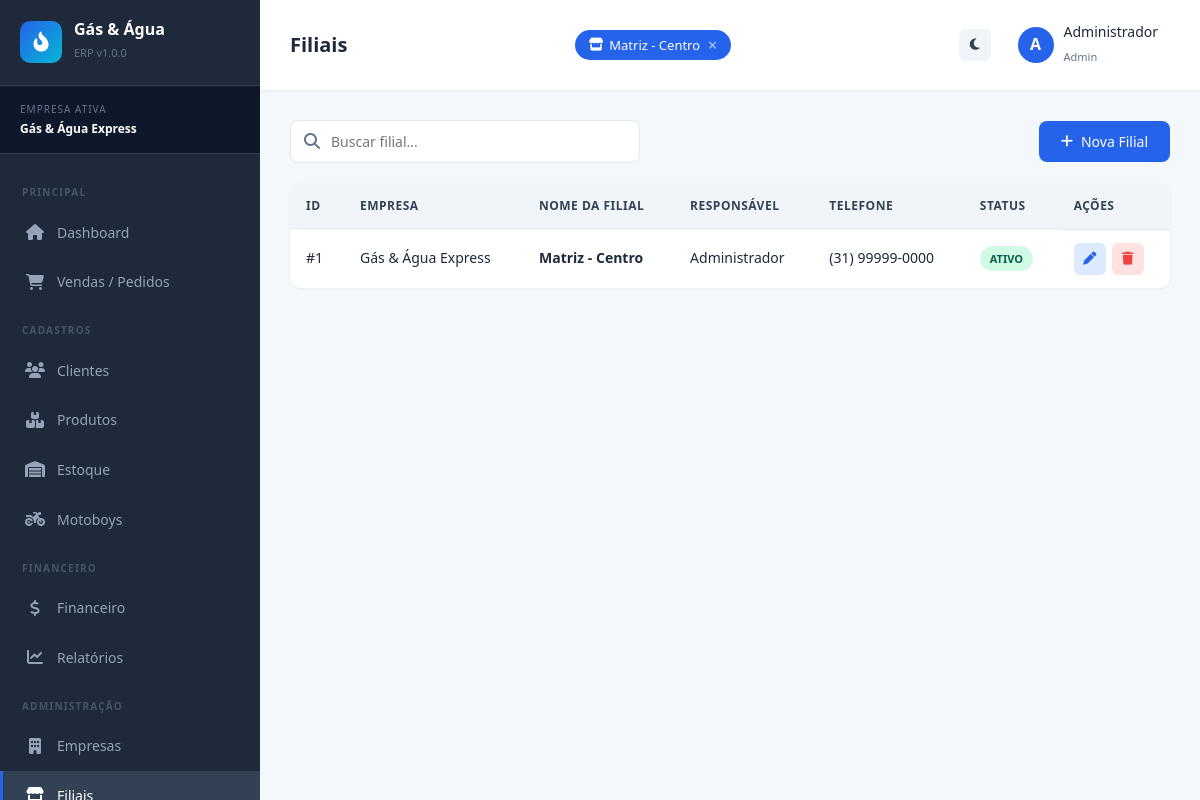
Screenshot of /pages/filiais.php (signed in) with the database file from the repository.
### tables this page shows
CREATE TABLE IF NOT EXISTS empresas (
    id INT AUTO_INCREMENT PRIMARY KEY,
    nome VARCHAR(150) NOT NULL,
    cnpj VARCHAR(20) UNIQUE NOT NULL,
    endereco VARCHAR(255),
    telefone VARCHAR(20),
    email VARCHAR(100),
    logo VARCHAR(255) DEFAULT 'default-logo.png',
    cor_primaria VARCHAR(7) DEFAULT '#2563eb',
    status ENUM('ativo','inativo') DEFAULT 'ativo',
    criado_em TIMESTAMP DEFAULT CURRENT_TIMESTAMP
);

CREATE TABLE IF NOT EXISTS filiais (
    id INT AUTO_INCREMENT PRIMARY KEY,
    empresa_id INT NOT NULL,
    nome VARCHAR(150) NOT NULL,
    endereco VARCHAR(255),
    telefone VARCHAR(20),
    responsavel VARCHAR(150),
    status ENUM('ativo','inativo') DEFAULT 'ativo',
    criado_em TIMESTAMP DEFAULT CURRENT_TIMESTAMP,
    FOREIGN KEY (empresa_id) REFERENCES empresas(id) ON DELETE CASCADE
);

### pages/filiais.php (the view, shortened to what this page needs)
<?php
$titulo_pagina = "Filiais";
$menu_ativo = "filiais";
require_once '../includes/header.php';
$filiais = $conn->query("SELECT f.*, e.nome as empresa_nome FROM filiais f JOIN empresas e ON e.id = f.empresa_id ORDER BY e.nome, f.nome");
?>
<div class="toolbar">
    <div class="toolbar-search">
        <i class="fas fa-search"></i>
        <input type="text" id="busca" placeholder="Buscar filial..." class="form-control">
    </div>
    <button class="btn btn-primary" onclick="openModal('modalFilial')">
        <i class="fas fa-plus"></i> Nova Filial
    </button>
</div>
<div class="table-container">
<table class="table" id="tabelaFiliais">
    <thead>
        <tr>
            <th>ID</th>
            <th>Empresa</th>
            <th>Nome da Filial</th>
            <th>Responsável</th>
            <th>Telefone</th>
            <th>Status</th>
            <th>Ações</th>
        </tr>
    </thead>
    <tbody>
        <?php while ($f = $filiais->fetch_assoc()): ?>
            <tr>
                <td>#<?= $f['id'] ?></td>
                <td><?= $f['empresa_nome'] ?></td>
                <td><strong><?= $f['nome'] ?></strong></td>
                <td><?= $f['responsavel'] ?></td>
                <td><?= $f['telefone'] ?></td>
                <td><?= statusBadge($f['status']) ?></td>
                <td class="actions">
                    <a href="?editar=<?= $f['id'] ?>" class="btn-icon edit"><i class="fas fa-pen"></i></a>
                    <button onclick="confirmarExclusao('?excluir=<?= $f['id'] ?>', 'esta filial')" class="btn-icon delete"><i class="fas fa-trash"></i></button>
                </td>
            </tr>
        <?php endwhile; ?>
    </tbody>
</table>
</div>
<?php require_once '../includes/footer.php'; ?>

### includes/header.php (shortened to what this page needs)
<?php
require_once dirname(__DIR__) . '/config/config.php';
require_once dirname(__DIR__) . '/includes/funcoes.php';
$empresa_atual = null;
if (!empty($_SESSION['empresa_id'])) {
    $stmt = $conn->prepare("SELECT nome FROM empresas WHERE id = ?");
    $stmt->bind_param("i", $_SESSION['empresa_id']);
    $stmt->execute();
    $empresa_atual = $stmt->get_result()->fetch_assoc();
}
$todas_filiais = [];
if (!empty($_SESSION['empresa_id'])) {
    $res = $conn->query("SELECT id, nome FROM filiais WHERE empresa_id = {$_SESSION['empresa_id']} AND status = 'ativo' ORDER BY nome");
    while ($f = $res->fetch_assoc()) {
        $todas_filiais[] = $f;
    }
}
$filiais_ativas = $_SESSION['filiais_ativas'] ?? [];
$titulo_pagina = $titulo_pagina ?? 'Dashboard';
$menu_ativo = $menu_ativo ?? '';
?>
<!DOCTYPE html>
<html lang="pt-br">
<head>
    <link rel="stylesheet" href="<?= BASE_URL ?>assets/css/style.css">
    <link rel="stylesheet" href="https://cdnjs.cloudflare.com/ajax/libs/font-awesome/6.4.0/css/all.min.css">
</head>
<body>
<div class="layout">
    <aside class="sidebar">
        <div class="sidebar-header">
            <div class="logo-icon"><i class="fas fa-fire-flame-curved"></i></div>
            <div>
                <h3>Gás & Água</h3>
                <small>ERP v<?= SISTEMA_VERSAO ?></small>
            </div>
        </div>
        <?php if ($empresa_atual): ?>
        <div class="sidebar-empresa">
            <div class="label">Empresa Ativa</div>
            <div class="nome"><?= escapar($empresa_atual['nome']) ?></div>
        </div>
        <?php endif; ?>
        <ul class="sidebar-menu">
            <li class="titulo-secao">Principal</li>
            <li>
                <a href="<?= BASE_URL ?>pages/dashboard.php" class="<?= $menu_ativo=='dashboard'?'active':'' ?>">
                    <span class="menu-icon"><i class="fas fa-house"></i></span> Dashboard
                </a>
            </li>
            <li>
                <a href="<?= BASE_URL ?>pages/vendas.php" class="<?= $menu_ativo=='vendas'?'active':'' ?>">
                    <span class="menu-icon"><i class="fas fa-cart-shopping"></i></span> Vendas / Pedidos
                </a>
            </li>
            <li class="titulo-secao">Cadastros</li>
            <li>
                <a href="<?= BASE_URL ?>pages/clientes.php" class="<?= $menu_ativo=='clientes'?'active':'' ?>">
                    <span class="menu-icon"><i class="fas fa-users"></i></span> Clientes
                </a>
            </li>
            <li>
                <a href="<?= BASE_URL ?>pages/produtos.php" class="<?= $menu_ativo=='produtos'?'active':'' ?>">
                    <span class="menu-icon"><i class="fas fa-boxes-stacked"></i></span> Produtos
                </a>
            </li>
            <li>
                <a href="<?= BASE_URL ?>pages/estoque.php" class="<?= $menu_ativo=='estoque'?'active':'' ?>">
                    <span class="menu-icon"><i class="fas fa-warehouse"></i></span> Estoque
                </a>
            </li>
            <li>
                <a href="<?= BASE_URL ?>pages/motoboys.php" class="<?= $menu_ativo=='motoboys'?'active':'' ?>">
                    <span class="menu-icon"><i class="fas fa-motorcycle"></i></span> Motoboys
                </a>
            </li>
            <li class="titulo-secao">Financeiro</li>
            <li>
                <a href="<?= BASE_URL ?>pages/financeiro.php" class="<?= $menu_ativo=='financeiro'?'active':'' ?>">
                    <span class="menu-icon"><i class="fas fa-dollar-sign"></i></span> Financeiro
                </a>
            </li>
            <li>
                <a href="<?= BASE_URL ?>pages/relatorios.php" class="<?= $menu_ativo=='relatorios'?'active':'' ?>">
                    <span class="menu-icon"><i class="fas fa-chart-line"></i></span> Relatórios
                </a>
            </li>
            <?php if ($_SESSION['perfil'] === 'admin'): ?>
            <li class="titulo-secao">Administração</li>
            <li>
                <a href="<?= BASE_URL ?>pages/empresas.php" class="<?= $menu_ativo=='empresas'?'active':'' ?>">
                    <span class="menu-icon"><i class="fas fa-building"></i></span> Empresas
                </a>
            </li>
            <li>
                <a href="<?= BASE_URL ?>pages/filiais.php" class="<?= $menu_ativo=='filiais'?'active':'' ?>">
                    <span class="menu-icon"><i class="fas fa-store"></i></span> Filiais
                </a>
            </li>
            <?php endif; ?>
        </ul>
    </aside>
    <main class="main">
        <div class="topbar">
            <div style="display:flex; align-items:center; gap:15px;">
                <h1><?= $titulo_pagina ?></h1>
            </div>
            <div class="filiais-chips">
                <?php foreach ($todas_filiais as $f):
                    $ativa = in_array($f['id'], $filiais_ativas);
                ?>
                    <a href="?toggle_filial=<?= $f['id'] ?><?= !empty($_GET) ? '&' . http_build_query(array_diff_key($_GET, ['toggle_filial'=>''])) : '' ?>"
                       class="filial-chip <?= $ativa ? 'active' : '' ?>"
                       title="<?= $ativa ? 'Clique para ocultar' : 'Clique para exibir' ?>">
                        <i class="fas fa-store"></i>
                        <?= escapar($f['nome']) ?>
                        <?php if ($ativa): ?>
                            <span class="chip-x">&times;</span>
                        <?php endif; ?>
                    </a>
                <?php endforeach; ?>
            </div>
            <div class="topbar-actions">
                <button onclick="toggleDarkMode()" class="btn-icon" style="background:#f1f5f9; color:#334155;" title="Modo escuro">
                    <i class="fas fa-moon"></i>
                </button>
                <div class="topbar-user">
                    <div class="avatar"><?= strtoupper(substr($_SESSION['usuario_nome'] ?? 'U', 0, 1)) ?></div>
                    <div>
                        <div class="nome"><?= escapar($_SESSION['usuario_nome'] ?? '') ?></div>
                        <small style="color:#64748b; font-size:11px;"><?= ucfirst($_SESSION['perfil'] ?? '') ?></small>
                    </div>
                </div>
            </div>
        </div>
        <div class="content">

### includes/funcoes.php (shortened to what this page needs)
<?php
function escapar($valor) {
    return htmlspecialchars($valor ?? '', ENT_QUOTES, 'UTF-8');
}
function statusBadge($status) {
    $badges = [
        'pendente'    => ['Pendente', 'warning'],
        'separacao'   => ['Em Separação', 'info'],
        'entrega'     => ['Em Entrega', 'primary'],
        'entregue'    => ['Entregue', 'success'],
        'finalizado'  => ['Finalizado', 'success'],
        'cancelado'   => ['Cancelado', 'danger'],
        'ativo'       => ['Ativo', 'success'],
        'inativo'     => ['Inativo', 'secondary'],
        'pago'        => ['Pago', 'success'],
        'disponivel'  => ['Disponível', 'success'],
        'em_entrega'  => ['Em Entrega', 'warning'],
    ];
    $info = $badges[$status] ?? [$status, 'secondary'];
    return '<span class="badge badge-' . $info[1] . '">' . $info[0] . '</span>';
}

### includes/header.php (style rules this page uses)
.filiais-chips { display: flex; gap: 8px; flex-wrap: wrap; align-items: center; }
.filial-chip { display: inline-flex; align-items: center; gap: 6px; padding: 5px 14px; border-radius: 20px; font-size: 13px; font-weight: 500; text-decoration: none; transition: all 0.2s; cursor: pointer; border: 2px solid var(--border); color: var(--text-muted); background: var(--bg-light); }
.filial-chip.active { background: var(--primary); color: white; border-color: var(--primary); }
.chip-x { font-size: 16px; line-height: 1; margin-left: 2px; opacity: 0.7; }
.topbar { flex-wrap: wrap; gap: 10px; }

### rows the page displays
empresas: nome "Gás & Água Express"
filiais: nome "Matriz - Centro", id "1", empresa.nome "Gás & Água Express", responsavel "Administrador", telefone "(31) 99999-0000", status "ATIVO"

### other values shown
SISTEMA_VERSAO "1.0.0"
$titulo_pagina "Filiais"
substr($_SESSION['usuario_nome'] ?? 'U', 0, 1) "A"
escapar($_SESSION['usuario_nome'] ?? '') "Administrador"
$_SESSION['perfil'] "Admin"
